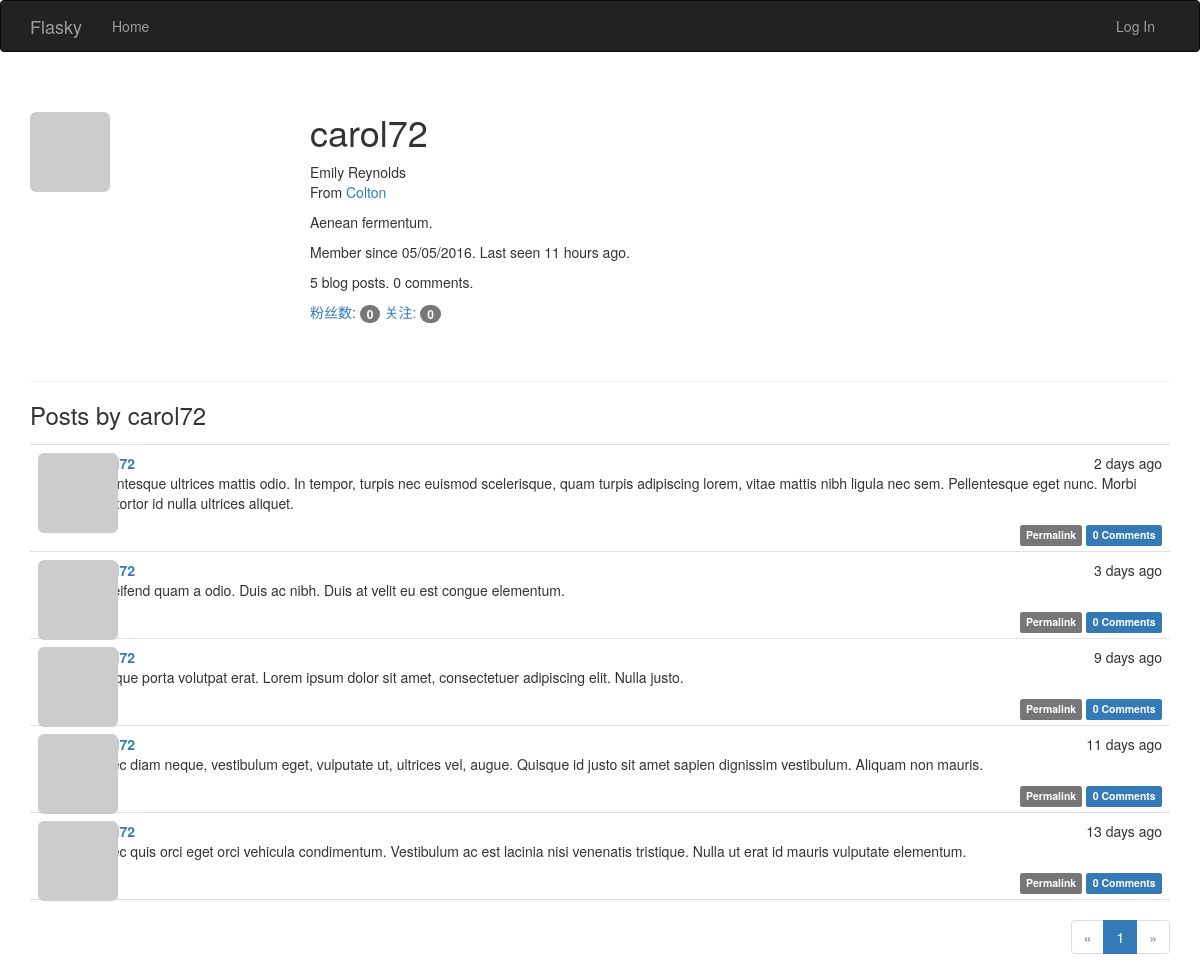
/user/carol72, run on the app's committed database.
### app/models.py (models this page shows, shortened)
class User(UserMixin, db.Model):
    __tablename__ = 'users'
    id = db.Column(db.Integer, primary_key=True)
    email = db.Column(db.String(64), unique=True, index=True)
    username = db.Column(db.String(64), unique=True, index=True)
    role_id = db.Column(db.Integer, db.ForeignKey('roles.id'))
    password_hash = db.Column(db.String(128))
    confirmed = db.Column(db.Boolean, default=False)
    name = db.Column(db.String(64))
    location = db.Column(db.String(64))
    about_me = db.Column(db.Text())
    member_since = db.Column(db.DateTime(), default=datetime.utcnow)
    last_seen = db.Column(db.DateTime(), default=datetime.utcnow)
    avatar_hash = db.Column(db.String(32))
    posts = db.relationship('Post', backref='author', lazy='dynamic')
    comments = db.relationship('Comment',backref = 'author',lazy = 'dynamic')
    '''

    '''
    followed = db.relationship('Follow',
                               foreign_keys=[Follow.follower_id],
                               backref=db.backref('follower', lazy='joined'),#加载相关对象
                               lazy='dynamic',
                               cascade='all, delete-orphan')
    followers = db.relationship('Follow',
                                foreign_keys=[Follow.followed_id],
                                backref=db.backref('followed', lazy='joined'),
                                lazy='dynamic',
                                cascade='all, delete-orphan')
    @property
    def password(self):
        raise AttributeError('password is not a readable attribute')
    def gravatar(self, size=100, default='identicon', rating='g'):
        if request.is_secure:
            url = 'https://secure.gravatar.com/avatar'
        else:
            url = 'http://www.gravatar.com/avatar'
        hash = self.avatar_hash or hashlib.md5(
            self.email.encode('utf-8')).hexdigest()
        return '{url}/{hash}?s={size}&d={default}&r={rating}'.format(
            url=url, hash=hash, size=size, default=default, rating=rating)

class Post(db.Model):
    __tablename__ = 'posts'
    id = db.Column(db.Integer, primary_key=True)
    body = db.Column(db.Text)
    body_html=db.Column(db.Text)
    timestamp = db.Column(db.DateTime, index=True, default=datetime.utcnow)
    author_id = db.Column(db.Integer, db.ForeignKey('users.id'))
    comments = db.relationship('Comment',backref = 'post',lazy = 'dynamic')

### app/main/views.py (the view)
@main.route('/user/<username>')
def user(username):
    user = User.query.filter_by(username=username).first_or_404()
    page = request.args.get('page', 1, type=int)
    pagination = user.posts.order_by(Post.timestamp.desc()).paginate(
        page, per_page=current_app.config['FLASKY_POSTS_PER_PAGE'],
        error_out=False)
    posts = pagination.items
    return render_template('user.html', user=user, posts=posts,
                           pagination=pagination)

### app/auth/views.py (called while the page is built)
@auth.before_app_request
def before_request():
    if current_user.is_authenticated:
        current_user.ping()
        if not current_user.confirmed \
                and request.endpoint[:5] != 'auth.' \
                and request.endpoint != 'static':
            return redirect(url_for('auth.unconfirmed'))

### app/main/__init__.py (called while the page is built)
@main.app_context_processor
def inject_permissions():
    return dict(Permission=Permission)

### app/main/views.py (called while the page is built)
@main.after_app_request
def after_request(response):
    for query in get_debug_queries():
        if query.duration >= current_app.config['FLASKY_SLOW_DB_QUERY_TIME']:
            current_app.logger.warning(
                'Slow query: %s\nParameters: %s\nDuration: %fs\nContext: %s\n'
                % (query.statement, query.parameters, query.duration,
                   query.context))
    return response

### app/models.py (called while the page is built)
    def can(self, permissions):
        return False

    def is_administrator(self):
        return False

### app/templates/user.html (shortened to what this page needs)
{% extends "base.html" %}
{% import "_macros.html" as macros %}
{% block page_content %}
<div class="page-header">
    <img class="img-rounded profile-thumbnail" src="{{ user.gravatar(size=256) }}">
    <div class="profile-header">
        <h1>{{ user.username }}</h1>
        {% if user.name or user.location %}
        <p>
            {% if user.name %}{{ user.name }}<br>{% endif %}
            {% if user.location %}
                From <a href="http://maps.google.com/?q={{ user.location }}">{{ user.location }}</a><br>
            {% endif %}
        </p>
        {% endif %}
        {% if user.about_me %}<p>{{ user.about_me }}</p>{% endif %}
        <p>Member since {{ moment(user.member_since).format('L') }}. Last seen {{ moment(user.last_seen).fromNow() }}.</p>
        <p>{{ user.posts.count() }} blog posts. {{ user.comments.count() }} comments.</p>
        <p>
            <a href="{{ url_for('.followers', username=user.username) }}">粉丝数: <span class="badge">{{ user.followers.count() - 1 }}</span></a>
            <a href="{{ url_for('.followed_by', username=user.username) }}">关注: <span class="badge">{{ user.followed.count() - 1}}</span></a>
        </p>
    </div>
</div>
<h3>Posts by {{ user.username }}</h3>
{% include '_posts.html' %}
{% if pagination %}
<div class="pagination">
    {{ macros.pagination_widget(pagination, '.user', username=user.username) }}
</div>
{% endif %}
{% endblock %}

### app/templates/base.html (shortened to what this page needs)
{% extends "bootstrap/base.html" %}
{% block head %}
{{ super() }}
<link rel="stylesheet" type="text/css" href="{{ url_for('static', filename='styles.css') }}">
{% endblock %}
{% block navbar %}
<div class="navbar navbar-inverse" role="navigation">
    <div class="container">
        <div class="navbar-header">
            <a class="navbar-brand" href="{{ url_for('main.index') }}">Flasky</a>
        </div>
        <div class="navbar-collapse collapse">
            <ul class="nav navbar-nav">
                <li><a href="{{ url_for('main.index') }}">Home</a></li>
            </ul>
            <ul class="nav navbar-nav navbar-right">
                {% if current_user.is_authenticated %}
                <li class="dropdown">
                    <a href="#" class="dropdown-toggle" data-toggle="dropdown">
                        <img src="{{ current_user.gravatar(size=18) }}">
                        Account <b class="caret"></b>
                    </a>
                    <ul class="dropdown-menu">
                        <li><a href="{{ url_for('auth.change_password') }}">Change Password</a></li>
                        <li><a href="{{ url_for('auth.change_email_request') }}">Change Email</a></li>
                        <li><a href="{{ url_for('auth.logout') }}">Log Out</a></li>
                    </ul>
                </li>
                {% else %}
                <li><a href="{{ url_for('auth.login') }}">Log In</a></li>
                {% endif %}
            </ul>
        </div>
    </div>
</div>
{% endblock %}
{% block content %}
<div class="container">
    {% block page_content %}{% endblock %}
</div>
{% endblock %}

### app/templates/_macros.html
{% macro pagination_widget(pagination, endpoint, fragment='') %}
<ul class="pagination">
    <li{% if not pagination.has_prev %} class="disabled"{% endif %}>
        <a href="{% if pagination.has_prev %}{{ url_for(endpoint, page=pagination.prev_num, **kwargs) }}{{ fragment }}{% else %}#{% endif %}">
            &laquo;
        </a>
    </li>
    {% for p in pagination.iter_pages() %}
        {% if p %}
            {% if p == pagination.page %}
            <li class="active">
                <a href="{{ url_for(endpoint, page = p, **kwargs) }}{{ fragment }}">{{ p }}</a>
            </li>
            {% else %}
            <li>
                <a href="{{ url_for(endpoint, page = p, **kwargs) }}{{ fragment }}">{{ p }}</a>
            </li>
            {% endif %}
        {% else %}
        <li class="disabled"><a href="#">&hellip;</a></li>
        {% endif %}
    {% endfor %}
    <li{% if not pagination.has_next %} class="disabled"{% endif %}>
        <a href="{% if pagination.has_next %}{{ url_for(endpoint, page=pagination.next_num, **kwargs) }}{{ fragment }}{% else %}#{% endif %}">
            &raquo;
        </a>
    </li>
</ul>
{% endmacro %}

### app/templates/_posts.html (shortened to what this page needs)
<ul class="posts">
    {% for post in posts %}
    <li class="post">
        <div class="post-thumbnail">
            <a href="{{ url_for('.user', username=post.author.username) }}">
                <img class="img-rounded profile-thumbnail" src="{{ post.author.gravatar(size=40) }}">
            </a>
        </div>
        <div class="post-content">
            <div class="post-date">{{ moment(post.timestamp).fromNow() }}</div>
            <div class="post-author"><a href="{{ url_for('.user', username=post.author.username) }}">{{ post.author.username }}</a></div>
            <div class="post-body">
                {% if post.body_html %}
                    {{ post.body_html | safe }}
                {% else %}
                    {{ post.body }}
                {% endif %}
            </div>
            <div class="post-footer">
                <a href="{{ url_for('.post', id=post.id) }}">
                    <span class="label label-default">Permalink</span>
                </a>
                <a href="{{ url_for('.post', id=post.id) }}#comments">
                        <span class="label label-primary">{{ post.comments.count() }} Comments</span>
                    </a>
            </div>
        </div>
    </li>
    {% endfor %}
</ul>

### app/static/styles.css (style rules this page uses)
.profile-thumbnail { position: absolute; }
.profile-header { min-height: 260px; margin-left: 280px; }
ul.posts { list-style-type: none; padding: 0px; margin: 16px 0px 0px 0px; border-top: 1px solid #e0e0e0; }
ul.posts li.post { padding: 8px; border-bottom: 1px solid #e0e0e0; }
div.post-date { float: right; }
div.post-author { font-weight: bold; }
div.post-thumbnail { position: absolute; }
div.post-content { margin-left: 48px; min-height: 48px; }
div.post-footer { text-align: right; }
div.pagination { width: 100%; text-align: right; padding: 0px; margin: 0px; }

### data on the page
User: username "carol72", name "Emily Reynolds", location "Colton", about_me "Aenean fermentum.", member_since "05/05/2016", last_seen "11 hours ago"
Post: timestamp "2 days ago", body_html "Pellentesque ultrices mattis odio. In tempor, turpis nec euismod scelerisque, quam turpis adipiscing lorem, vitae mattis nibh ligula nec sem. Pellentesque eget nunc. Morbi quis tortor id nulla ultrices aliquet.", comments.count "0"
Post: timestamp "3 days ago", body_html "In eleifend quam a odio. Duis ac nibh. Duis at velit eu est congue elementum.", comments.count "0"
Post: timestamp "9 days ago", body_html "Quisque porta volutpat erat. Lorem ipsum dolor sit amet, consectetuer adipiscing elit. Nulla justo.", comments.count "0"
Post: timestamp "11 days ago", body_html "Donec diam neque, vestibulum eget, vulputate ut, ultrices vel, augue. Quisque id justo sit amet sapien dignissim vestibulum. Aliquam non mauris.", comments.count "0"
Post: timestamp "13 days ago", body_html "Donec quis orci eget orci vehicula condimentum. Vestibulum ac est lacinia nisi venenatis tristique. Nulla ut erat id mauris vulputate elementum.", comments.count "0"

### other printed values
{{ user.posts.count() }} "5"
{{ user.comments.count() }} "0"
{{ user.followers.count() - 1 }} "0"
{{ user.followed.count() - 1 }} "0"
{{ p }} "1"
